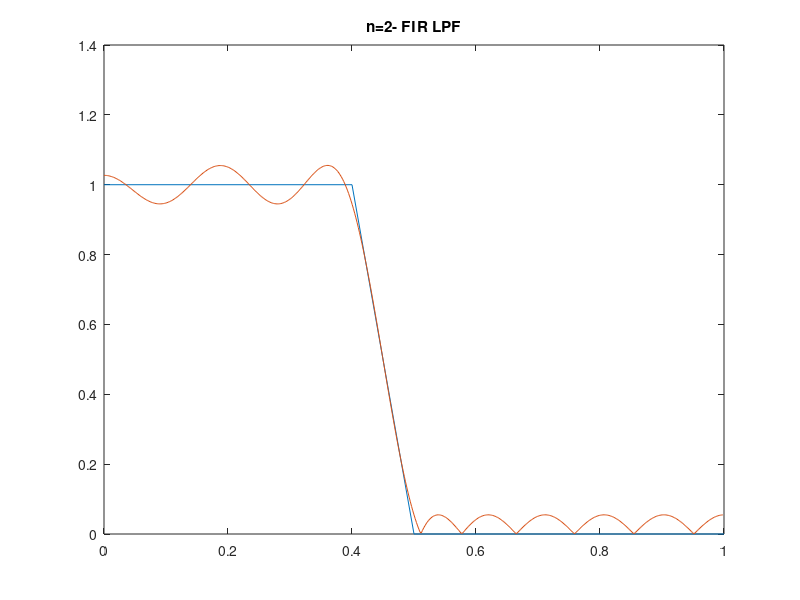

MATLAB code for this plot:
% FIR filter design using remez exchange method
n=20;%filter length
f=[0 0.4 0.5 1];
m=[1 1 0 0 ];
bfir=remez(n,f,m)
[hfir,wfir]=freqz(bfir);
plot(f,m,wfir/pi,abs(hfir),'-');
title('n=2- FIR LPF');
